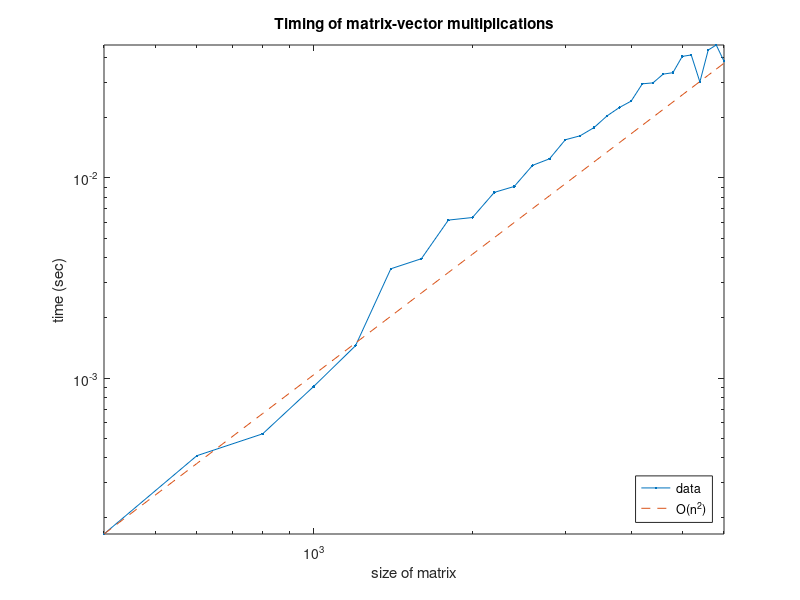

The MATLAB script that drew this image:
%%
% Let's repeat the experiment of the previous figure for more, and larger,
% values of $n$.
n_ = (400:200:6000)';
t_ = 0*n_;
for i = 1:length(n_)
    n = n_(i);
    A = randn(n,n);  x = randn(n,1);
    tic  % start a timer
    for j = 1:10  % repeat ten times
        A*x;
    end
    t = toc;  % read the timer
    t_(i) = t/10;  
end


%%
% Plotting the time as a function of $n$ on log-log scales is equivalent to
% plotting the logs of the variables, but is formatted more neatly. 
loglog(n_,t_,'.-')
xlabel('size of matrix'), ylabel('time (sec)')
title('Timing of matrix-vector multiplications')

%%
% You can see that the graph is trending to a straight line of positive
% slope. For comparison, we can plot a line that represents $O(n^2)$
% growth exactly. (All such lines have slope equal to 2.)
hold on, loglog(n_,t_(1)*(n_/n_(1)).^2,'--')
axis tight
legend('data','O(n^2)','location','southeast')

%%
% The full story of the execution times is complicated, but the asymptotic
% approach to $O(n^2)$ is unmistakable.